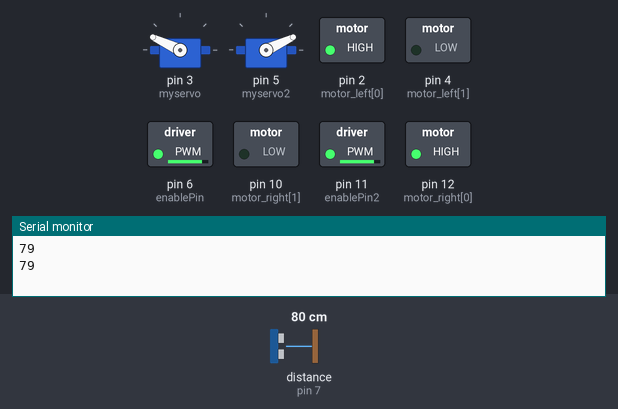
Simulated run of this sketch. Board: Arduino Uno, built with avr-gcc and run on an emulated ATmega328P. Shown: 2 × servo, switched loads named in the sketch (green lamp = pin HIGH), the last lines printed to the serial monitor. Wiring (inferred from the names in the program): ultrasonic range finder: trigger pin 8; echo pin 7. The test bench sets the inputs (shaded band); at power-on: distance to the obstacle (sensor on pin 7) 80 cm. The echo pulse lasts 58.3 µs per cm; pins used as bus, display or sensor lines are not drawn.

Above: at 2.3 s.
2.4 s: distance to the obstacle (sensor on pin 7) set to 2 cm
At 4.0 s:
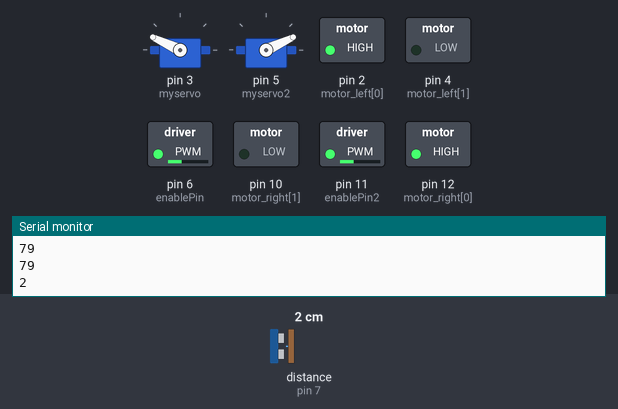
6.0 s: distance to the obstacle (sensor on pin 7) set to 35 cm
At 6.4 s:
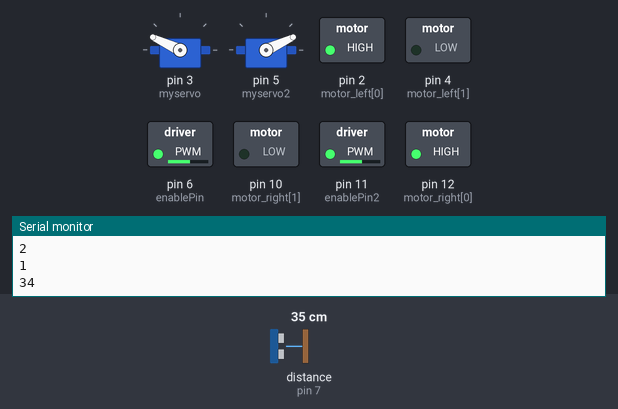
9.0 s: distance to the obstacle (sensor on pin 7) set to 120 cm
At 10.2 s:
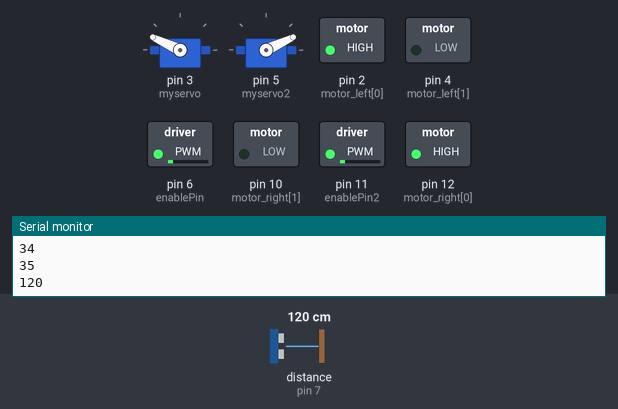
Timing chart, 0 to 12.0 s (numbered marks = the images above; inputs shaded):
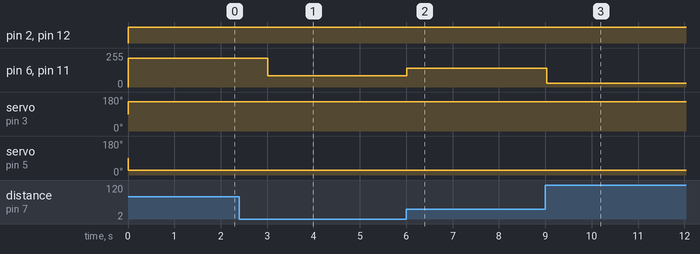

Measured:
- after the input at 2.4 s, pin 6 (enablePin), pin 11 (enablePin2): 216/255 → 86/255 after 0.61 s, → 84/255 1.5 s later
- after the input at 6.0 s, pin 6 (enablePin), pin 11 (enablePin2): 84/255 → 140/255 at once, → 142/255 1.5 s later
- after the input at 9.0 s, pin 6 (enablePin), pin 11 (enablePin2): 142/255 → 30/255 at once, → 28/255 1.5 s later

The sketch:

BallShooter.ino
```cpp
#include <Servo.h>
#define echoPin 7
#define trigPin 8
long duration, distance;
Servo myservo;
Servo myservo2;
int motor_left[] = {2, 4};
int motor_right[] = {12, 10};
int enablePin = 6;
int enablePin2 = 11;

void setup()
{
  Serial.begin (9600);
  pinMode(trigPin, OUTPUT);
  pinMode(echoPin, INPUT);
  myservo.attach(3);
  myservo2.attach(5);
  int i;
  for(i = 0; i < 2; i++)
  {
    pinMode(motor_left[i], OUTPUT);
    pinMode(motor_right[i], OUTPUT);
  }
}

void loop()
{
  digitalWrite(trigPin, LOW);
  delayMicroseconds(2);
  digitalWrite(trigPin, HIGH);
  delayMicroseconds(10);
  digitalWrite(trigPin, LOW);
  duration = pulseIn(echoPin, HIGH);
  distance = duration/58.2;
  Serial.println(distance);
  myservo.write(155);
  myservo2.write(25);
  int s;
  //map speed
  s = map(distance,0,101,83,254);
  drive_forward(s);
  //map angle
  /*
  a = map(distance,0,101,0,180);
  myservo.write(a);
  myservo2.write(180-a);
  */
  delay(1500);
}

void drive_forward(int s)
{
  analogWrite(enablePin, s);
  analogWrite(enablePin2,s);
  digitalWrite(motor_left[1], LOW);
  digitalWrite(motor_left[0], HIGH);
  digitalWrite(motor_right[1], LOW);
  digitalWrite(motor_right[0], HIGH);
}
```
